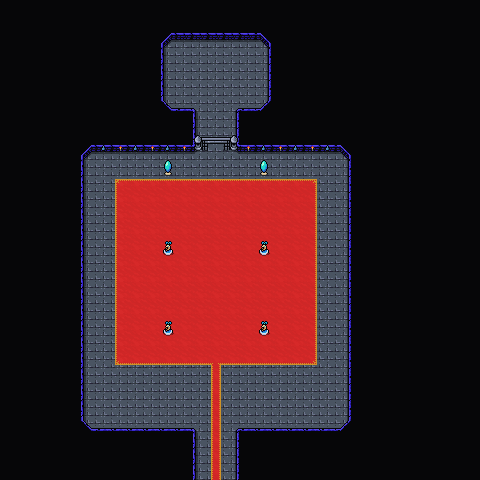

Tiled map render using the project's own tile images. Description and the map definition, with tile-layer contents summarised, below:
An orthogonal 30x30 tile map with 16x16 px tiles, 4 tile layers (Background, Ground, Foreground, AboveSprites), 2 tilesets and 2 objects.

<map version="1.10" tiledversion="1.10.1" orientation="orthogonal" renderorder="right-down" width="30" height="30" tilewidth="16" tileheight="16" infinite="0" nextlayerid="6" nextobjectid="56">
 <editorsettings>
  <export target="wastetown..tmx" format="tmx" />
 </editorsettings>
 <properties>
  <property name="dungeonEffect">{"startBattleWithCard": ["Urza's Tower|ATQ", "Urza's Mine|ATQ", "Urza's Power Plant|ATQ", "Urza's Blueprints|ULG", "Urza's Engine|ALL", "Ornithopter|ATQ", "Chill|TMP", "Insight|TMP"]}</property>
 </properties>
 <tileset firstgid="1" source="../../../../common/maps/tileset/main.tsx" />
 <tileset firstgid="10113" source="../../../../common/maps/tileset/buildings.tsx" />
 <layer id="1" name="Background" width="30" height="30">
  <data>[900 cells, 900 non-empty, 1 distinct tile ids]</data>
 </layer>
 <layer id="2" name="Ground" width="30" height="30">
  <data>[900 cells, 800 non-empty, 26 distinct tile ids]</data>
 </layer>
 <layer id="3" name="Foreground" width="30" height="30">
  <properties>
   <property name="spriteLayer" type="bool" value="true" />
  </properties>
  <data>[900 cells, 6 non-empty, 2 distinct tile ids]</data>
 </layer>
 <layer id="5" name="AboveSprites" width="30" height="30">
  <data>[900 cells, 5 non-empty, 5 distinct tile ids]</data>
 </layer>
 <objectgroup id="4" name="Objects">
  <object id="50" template="../../../../common/maps/obj/enemy.tx" x="194.663" y="282.618" width="32" height="32">
   <properties>
    <property name="enemy" value="Urza Planeswalker" />
    <property name="threatRange" type="int" value="100" />
   <property name="effect">{"startBattleWithCard": ["Soldevi Excavations|ALL", "Urza's Armor|USG", "Mind Over Matter|EXO", "Urza's Avenger|ATQ"]}</property>
    <property name="speedModifier" type="float" value="20" /></properties>
  </object>
  <object id="51" template="../../../../common/maps/obj/entry_up.tx" x="209" y="480">
   <properties>
    <property name="teleport" value="" />
   </properties>
  </object>
 </objectgroup>
</map>
